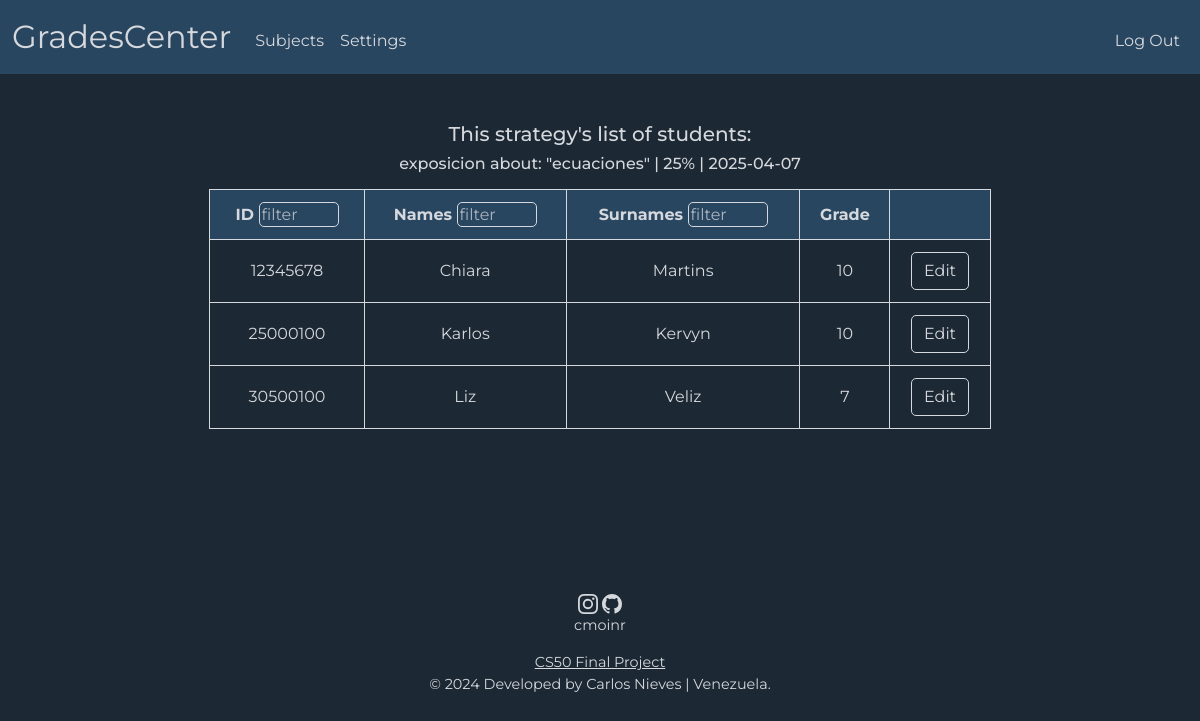
The app's page /strategies_grades?strategy_id=4 (signed in) with its own data.
### tables this page shows
CREATE TABLE strategies (
    id INTEGER,
    type TEXT NOT NULL,
    topic TEXT,
    percentage INTEGER NOT NULL,
    subject_id VARCHAR(16) NOT NULL,
    teacher_id INTEGER NOT NULL,
    date DATE DEFAULT CURRENT_DATE,
    PRIMARY KEY(id),
    FOREIGN KEY(teacher_id) REFERENCES teachers(id),
    FOREIGN KEY(subject_id) REFERENCES subjects(id)
);

CREATE TABLE evaluated (
    strategy_id INTEGER NOT NULL,
    student_id VARCHAR(16) NOT NULL, grade INTEGER,
    PRIMARY KEY(strategy_id, student_id),
    FOREIGN KEY(strategy_id) REFERENCES strategies(id),
    FOREIGN KEY(student_id) REFERENCES students(id)
);

CREATE TABLE students (
    id VARCHAR(16),
    names VARCHAR(32) NOT NULL,
    last_names VARCHAR(32) NOT NULL,
    pw VARCHAR(255) NOT NULL,
    department_id VARCHAR(16) NOT NULL,
    email VARCHAR(64),
    phone VARCHAR(32),
    PRIMARY KEY(id),
    FOREIGN KEY(department_id) REFERENCES departments(id)
);

### app.py (the view)
@app.route("/strategies_grades", methods=["GET", "POST"])
@login_required
def strategies_grades():
    if request.method == "POST":
        grade = request.form.get("grade")
        student_id = request.form.get("student_id")
        strtgy_id = request.form.get("strategy_id")
        if not student_id or not grade:
            return apology("incomplete data error", 400)
        if int(grade) >= 0 or int(grade) <= 10:
            db.execute("""
                UPDATE evaluated SET grade = ?
                WHERE strategy_id = ?
                AND student_id = ?
            """, int(grade), strtgy_id, student_id)
        else:
            return apology("wrong data error", 400)
        return redirect(url_for("strategies_grades"))
    else:
        strategy_id = request.args.get("strategy_id")
        if strategy_id:
            session["strategy_id"] = strategy_id
        else:
            strategy_id = session.get("strategy_id")
        list_students = db.execute("""
            SELECT evaluated.strategy_id, evaluated.student_id, students.names, students.last_names, evaluated.grade
            FROM evaluated
            JOIN students ON evaluated.student_id = students.id
            WHERE evaluated.strategy_id = ?
        """, session.get("strategy_id"))
        strategy_selected = db.execute("""
            SELECT type, topic, percentage, date
            FROM strategies
            WHERE id = ?
        """, session.get("strategy_id"))
        return render_template("strategies_grades.html", list_students=list_students, strategy_selected=strategy_selected)

### app.py (called while the page is built)
@app.after_request
def after_request(response):
    response.headers["Cache-Control"] = "no-cache, no-store, must-revalidate"
    response.headers["Expires"] = 0
    response.headers["Pragma"] = "no-cache"
    return response

### helpers.py (called while the page is built)
def login_required(f):
    @wraps(f)
    def decorated_function(*args, **kwargs):
        if session.get("user_id") is None:
            return redirect("/login")
        return f(*args, **kwargs)
    return decorated_function

### templates/strategies_grades.html (shortened to what this page needs)
{% extends "layout.html" %}
{% block main %}
    <div class="mb-3">
        <h5>This strategy's list of students:</h5>
        <h6>{{ strategy_selected[0]['type'] }} about: "{{ strategy_selected[0]['topic'] }}" | {{ strategy_selected[0]['percentage'] }}% | {{ strategy_selected[0]['date'] }}</h6>
    </div>
    <div class="mb-3">
            <table>
                <thead>
                    <tr class="high">
                        <th>ID <input class="filter" type="text" id="filterID" placeholder="filter"></th>
                        <th>Names <input class="filter" type="text" id="filterName" placeholder="filter"></th>
                        <th>Surnames <input class="filter" type="text" id="filterSurname" placeholder="filter"></th>
                        <th>Grade</th>
                        <th></th>
                    </tr>
                </thead>
                <tbody>
                    {% for student in list_students %}
                        <tr>
                            <td>{{ student['student_id'] }}</td>
                            <td>{{ student['names'] }}</td>
                            <td>{{ student['last_names'] }}</td>
                            <td>{{ student['grade'] }}</td>
                            <td>
                                <button class="btn btn-primary" type="button" onclick="showForm(this)">Edit</button>
                            </td>
                        </tr>
                    {% endfor %}
                </tbody>
            </table>
    </div>
{% endblock %}

### static/styles.css (style rules this page uses)
body { font-family: 'Montserrat', sans-serif; background-color:#1c2833; }
h3, h5, h6 { color: #d5d8dc; }
table { background-color: transparent; margin-bottom: 1rem; width: 70%; margin-left: auto; margin-right: auto; color: #d5d8dc; }
table th, table td { border: 1px solid #d5d8dc; padding: 0.75rem; vertical-align: middle; }
.high { background-color: #294661; border: 1px solid #d5d8dc; }
.btn { background-color: transparent; border-radius: 5px; color: #d5d8dc; border: 0.5px solid #d5d8dc; transition-duration: 0.5s; }
input { background-color: #294661; outline: none; border: none; border-radius: 5px; color: #d5d8dc; width: 200px; height: 35px; }
input::placeholder { color: #d5d8dcc2; }
.filter { height: 25px; width: 80px; border: 0.5px solid #d5d8dc; }

### records on screen
strategies: type "exposicion", topic "ecuaciones", percentage "25", date "2025-04-07"
evaluated: student_id "12345678", names "Chiara", last_names "Martins", grade "10"
evaluated: student_id "25000100", names "Karlos", last_names "Kervyn", grade "10"
evaluated: student_id "30500100", names "Liz", last_names "Veliz", grade "7"
